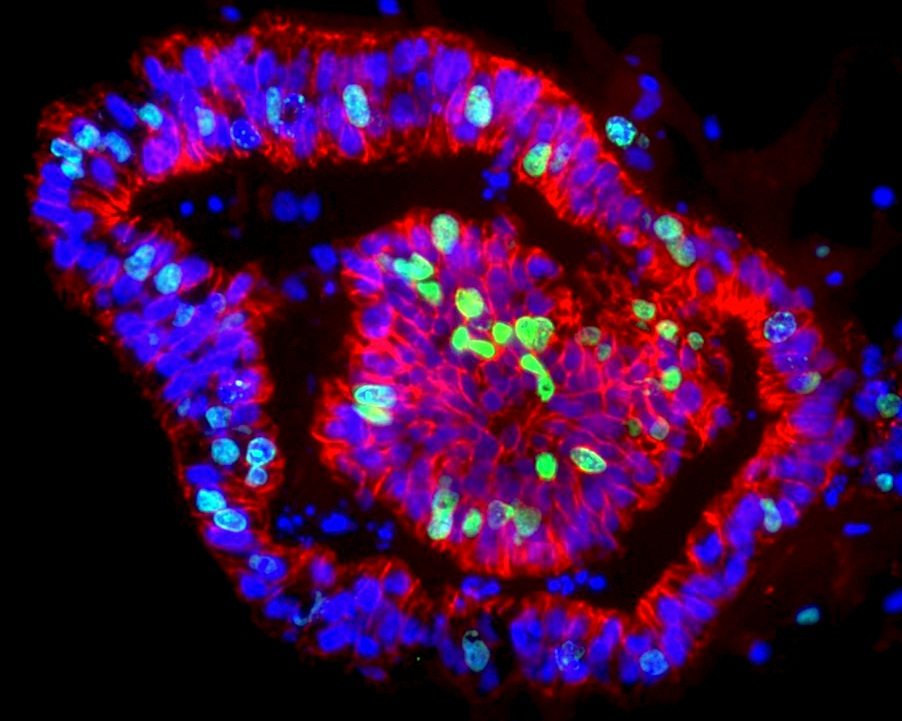
#> input picture images/fluo_audrey.jpeg, 902 x 721 px
$ python -i imageProcessing.py   (imports and definitions only)   (older library calls are emulated)
#> lines starting #> are read from the running program, lines starting #| are printed output that depends on the picture; after the words box and inside, x2 and y2 are one past the last pixel; in counts of white or black regions, pixels touching at a corner belong together
#> further down, picture is the input picture: shape (721, 902, 3); mean B, G, R 54.7, 9, 57.5
#!/usr/bin/env python3
# -*- coding: utf-8 -*-
"""
Created on Fri Apr 13 11:29:00 2018

@author: fquinton
"""
import cv2 as cv
import numpy as np
import random
import computingFunctions as cpF

def isolate_color(img, color, INV=0, interval=20):

    #Convert BGR to HSV
#> called with INV = 0, interval = 20
    hsv = cv.cvtColor(img, cv.COLOR_BGR2HSV)
#> hsv: shape (721, 902, 3); mean H, S, V 73.2, 183.9, 83.7
    hsv_color = cv.cvtColor(np.uint8([[color]]), cv.COLOR_BGR2HSV)
    lower= np.array([hsv_color[0][0][0]-interval,100,100])
    upper= np.array([hsv_color[0][0][0]+interval,255,255])


    # Threshold the HSV image to get only desired colors
    mask = cv.inRange(hsv, lower, upper)
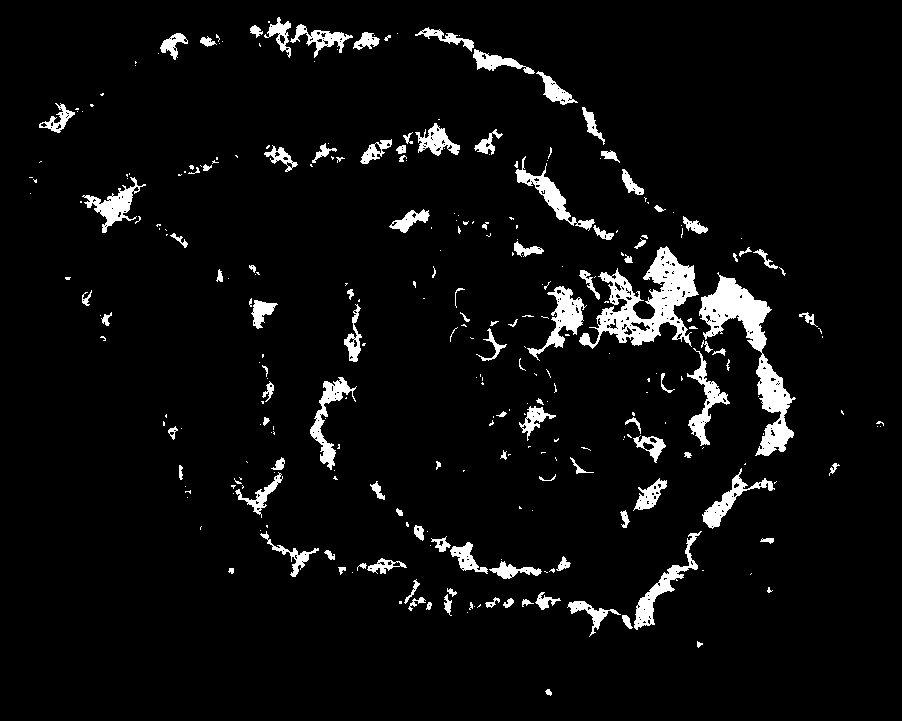
#> mask: shape (721, 902); 5.2% white; 301 white regions (187 under 20 px)

    ## As a general rule of the thumb, you should try
    ## to repeat as little code as possible -
    ## The four first lines are the same for both
    ## cases, so we don't need to repeat them

    if INV:
        # Bitwise-AND inverted mask and original image
        res = cv.bitwise_and(img, img, mask=cv.bitwise_not(mask))
    else:
        # Bitwise-AND mask and original image
        res = cv.bitwise_and(img, img, mask= mask)
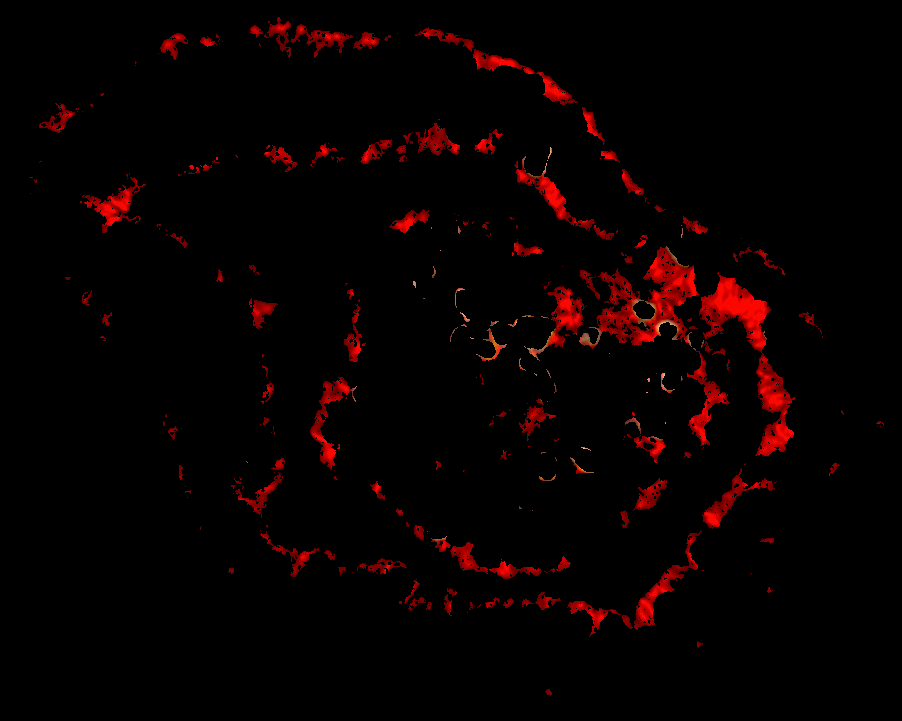
#> res: shape (721, 902, 3); mean B, G, R 0.2, 0.3, 8.3

    return(res)

def find_contours(img, slider_pos):
#> called with slider_pos = 0
    imgray = cv.cvtColor(img,cv.COLOR_BGR2GRAY)
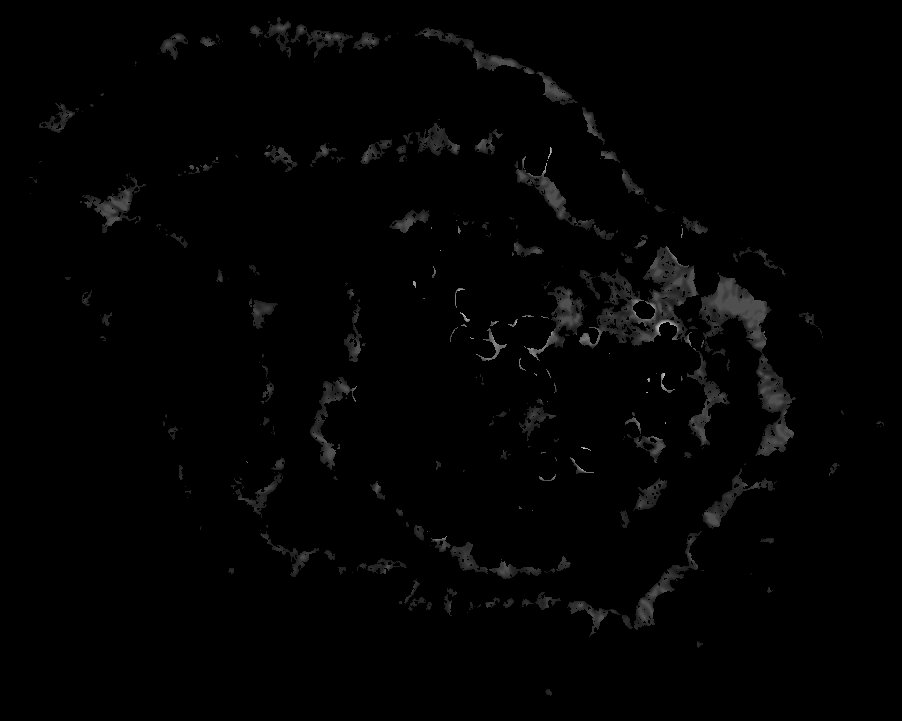
#> imgray: shape (721, 902); min 0, max 217, mean 2.7
    ret,thresh = cv.threshold(imgray,slider_pos,255,0)
    image, contours, hierarchy = cv.findContours(thresh,cv.RETR_TREE,cv.CHAIN_APPROX_SIMPLE)
#> contours = 678 contours, 567 with area under 20; largest, box (x1, y1, x2, y2) and area: (579, 246, 699, 349) 4712, (699, 272, 796, 456) 4459, (527, 286, 587, 361) 1198, (634, 531, 702, 630) 1111, (515, 156, 595, 231) 1013
    return contours, hierarchy

# [6 lines left out: function hierarchy_clean, not called in this run]

class FitEllipse:

    # [61 lines left out: functions __init__, process_image, fitEllipse, not called in this run]

def membraneExtraction(img):
    img_red = isolate_color(img,[0, 0, 255])
    red_cont, red_hier = find_contours(img_red,0)
#> red_cont has the same summary as contours in find_contours; red_hier = 678 rows, first 6: [1, -1, -1, -1], [2, 0, -1, -1], [3, 1, -1, -1], [4, 2, -1, -1], [5, 3, -1, -1], [6, 4, -1, -1]

#> (the run stopped early here; a loop or call above may not have finished)
